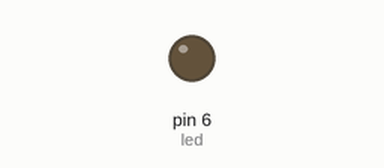
This sketch was run on a simulated Arduino Uno, built with avr-gcc and run on an emulated ATmega328P. Shown: output pins drawn as LEDs (lit = HIGH).

Above: at 0.05 s.
At 2.4 s:
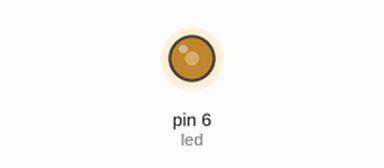
At 4.75 s:
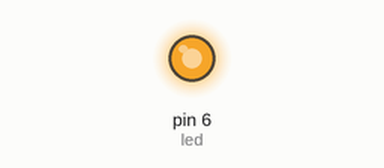
At 9.5 s:
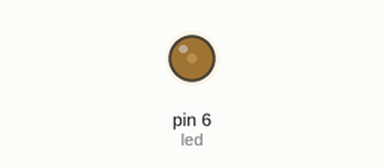
Timing chart, 0 to 13.5 s (numbered marks = the images above):
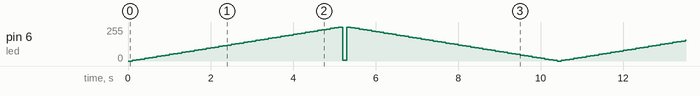

The sketch:

led_fade.ino
```cpp
int led = 6;
int brightness = 0;
int fadeAmount = 5;

void setup() {
  pinMode(led, OUTPUT);
}

void loop () {
  analogWrite(led, brightness);
  brightness = brightness + fadeAmount;
  if( brightness < 1 || brightness > 255)
  {
    fadeAmount = -fadeAmount;
  }
  delay(100);
}
```

Measured:
- by itself, pin 6 (led): moves between 0/255 and 255/255, repeating every 10.4 s
